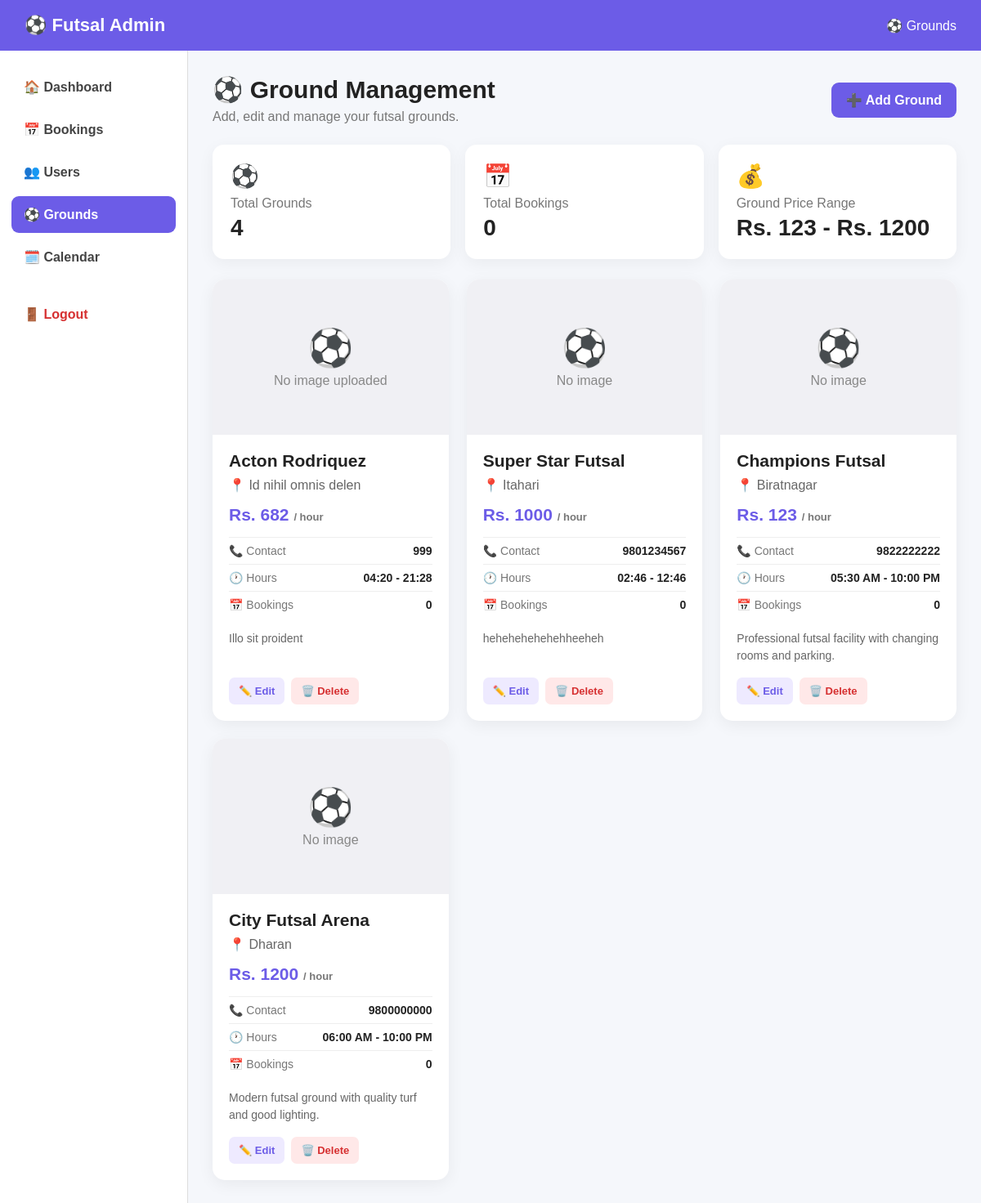
Before: /admin/grounds (signed in) with the older database file.
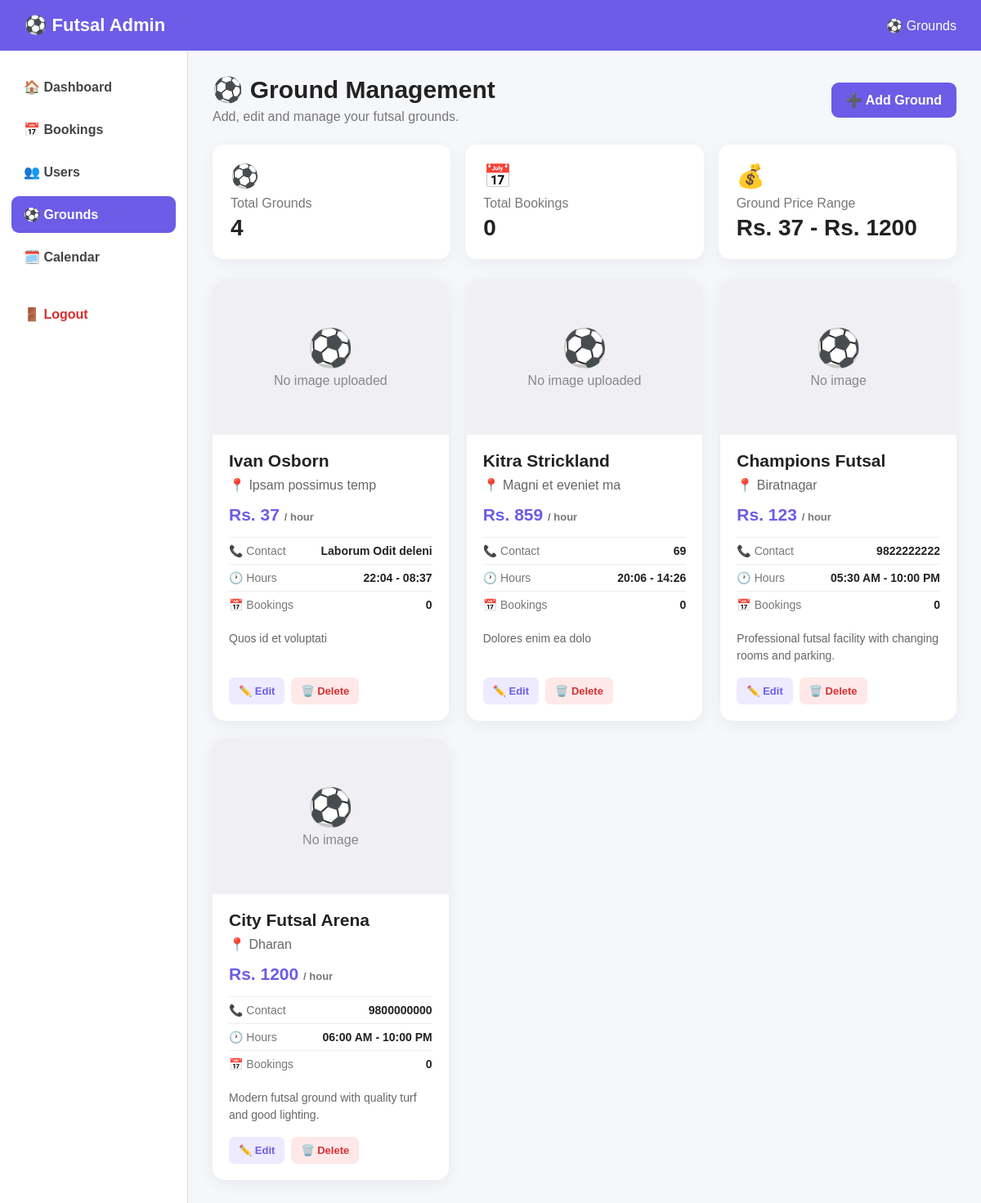
After: the same page with the newer database file.
### tables this page shows
CREATE TABLE grounds (
            id INTEGER PRIMARY KEY AUTOINCREMENT,
            name TEXT NOT NULL,
            location TEXT NOT NULL,
            price INTEGER NOT NULL,
            contact TEXT,
            opening_time TEXT,
            closing_time TEXT,
            description TEXT,
            image TEXT
        );

### app.py (the view)
@app.route("/admin/grounds")
@admin_required
def admin_grounds():
    conn = get_db()
    grounds_list = conn.execute(
        """
        SELECT *
        FROM grounds
        ORDER BY id DESC
        """
    ).fetchall()
    conn.close()
    return render_template(
        "admin/grounds.html",
        grounds=grounds_list
    )

### app.py (called while the page is built, shortened)
def get_db():
    conn = sqlite3.connect(
        DATABASE
    )
    conn.row_factory = sqlite3.Row
    conn.execute(
        "PRAGMA foreign_keys = ON"
    )
    return conn

def admin_required(view_function):
    @wraps(view_function)
    def wrapper(*args, **kwargs):
        return view_function(
            *args,
            **kwargs
        )
    return wrapper

### templates/admin/grounds.html (shortened to what this page needs)
<!DOCTYPE html>
<html lang="en">
<head>
</head>
<body>
<div class="topbar">
    <div class="brand">
        ⚽ Futsal Admin
    </div>
    <div>
        ⚽ Grounds
    </div>
</div>
<div class="layout">
    <aside class="sidebar">
        <a href="{{ url_for('admin_dashboard') }}">
            🏠 Dashboard
        </a>
        <a href="{{ url_for('admin_bookings') }}">
            📅 Bookings
        </a>
        <a href="{{ url_for('admin_users') }}">
            👥 Users
        </a>
        <a href="{{ url_for('admin_grounds') }}" class="active">
            ⚽ Grounds
        </a>
        <a href="{{ url_for('admin_calendar') }}">
            🗓️ Calendar
        </a>
        <a href="{{ url_for('admin_logout') }}" class="logout">
            🚪 Logout
        </a>
    </aside>
    <main class="content">
        <div class="page-header">
            <div>
                <h1>
                    ⚽ Ground Management
                </h1>
                <div class="subtitle">
                    Add, edit and manage your futsal grounds.
                </div>
            </div>
            <a
                href="{{ url_for('admin_add_ground') }}"
                class="add-btn"
            >
                ➕ Add Ground
            </a>
        </div>
        <div class="stats">
            <div class="stat-card">
                <div class="stat-icon">
                    ⚽
                </div>
                <div class="stat-title">
                    Total Grounds
                </div>
                <div class="stat-number">
                    {{ grounds|length }}
                </div>
            </div>
            <div class="stat-card">
                <div class="stat-icon">
                    📅
                </div>
                <div class="stat-title">
                    Total Bookings
                </div>
                <div class="stat-number">
                    {% set total_bookings = namespace(value=0) %}
                    {% for ground in grounds %}
                        {% if ground['booking_count'] is defined %}
                            {% set total_bookings.value =
                                total_bookings.value +
                                (ground['booking_count'] or 0)
                            %}
                        {% endif %}
                    {% endfor %}
                    {{ total_bookings.value }}
                </div>
            </div>
            <div class="stat-card">
                <div class="stat-icon">
                    💰
                </div>
                <div class="stat-title">
                    Ground Price Range
                </div>
                <div class="stat-number">
                    {% if grounds %}
                        Rs.
                        {{
                            grounds
                            |map(attribute='price')
                            |map('float')
                            |min
                            |round(0)
                            |int
                        }}
                        -
                        Rs.
                        {{
                            grounds
                            |map(attribute='price')
                            |map('float')
                            |max
                            |round(0)
                            |int
                        }}
                    {% else %}
                        Rs. 0
                    {% endif %}
                </div>
            </div>
        </div>
        {% if grounds %}
            <div class="grounds-grid">
                {% for ground in grounds %}
                    <div class="ground-card">
                        <div class="ground-image">
                            {% if ground['image'] %}
                                <div
                                    class="no-image"
                                    style="display:none;"
                                >
                                    <div class="no-image-icon">
                                        ⚽
                                    </div>
                                    No image
                                </div>
                            {% else %}
                                <div class="no-image">
                                    <div class="no-image-icon">
                                        ⚽
                                    </div>
                                    No image uploaded
                                </div>
                            {% endif %}
                        </div>
                        <div class="ground-body">
                            <h2 class="ground-name">
                                {{ ground['name'] }}
                            </h2>
                            <div class="location">
                                📍 {{ ground['location'] }}
                            </div>
                            <div class="price">
                                Rs. {{ ground['price']|float|round(0)|int }}
                                <small style="font-size:13px; color:#777;">
                                    / hour
                                </small>
                            </div>
                            <div class="info-row">
                                <span class="info-label">
                                    📞 Contact
                                </span>
                                <span class="info-value">
                                    {% if ground['contact'] %}
                                        {{ ground['contact'] }}
                                    {% else %}
                                        Not provided
                                    {% endif %}
                                </span>
                            </div>
                            <div class="info-row">
                                <span class="info-label">
                                    🕐 Hours
                                </span>
                                <span class="info-value">
                                    {{ ground['opening_time'] or '06:00' }}
                                    -
                                    {{ ground['closing_time'] or '22:00' }}
                                </span>
                            </div>
                            <div class="info-row">
                                <span class="info-label">
                                    📅 Bookings
                                </span>
                                <span class="info-value">
                                    {% if ground['booking_count'] is defined %}
                                        {{ ground['booking_count'] or 0 }}
                                    {% else %}
                                        0
                                    {% endif %}
                                </span>
                            </div>
                            <div class="description">
                                {% if ground['description'] %}
                                    {{ ground['description'] }}
                                {% else %}
                                    No description provided.
                                {% endif %}
                            </div>
                            <div class="actions">
                                <a
                                    href="{{ url_for('admin_edit_ground', ground_id=ground['id']) }}"
                                    class="action-btn edit-btn"
                                >
                                    ✏️ Edit
                                </a>
                                <form
                                    method="POST"
                                    action="{{ url_for('admin_delete_ground', ground_id=ground['id']) }}"
                                    style="display:inline;"
                                    onsubmit="return confirm('Are you sure you want to delete this ground? All bookings for this ground will also be deleted. This action cannot be undone.');"
                                >
                                    <button
                                        type="submit"
                                        class="action-btn delete-btn"
                                    >
                                        🗑️ Delete
                                    </button>
                                </form>
                            </div>
                        </div>
                    </div>
                {% endfor %}
            </div>
        {% endif %}
    </main>
</div>
</body>
</html>

### templates/admin/grounds.html (style rules this page uses)
* { box-sizing: border-box; }
body { margin: 0; font-family: Arial, sans-serif; background: #f5f7fb; color: #222; }
.topbar { background: #6c5ce7; color: white; padding: 18px 30px; display: flex; justify-content: space-between; align-items: center; }
.brand { font-size: 22px; font-weight: bold; }
.layout { display: flex; min-height: calc(100vh - 65px); }
.sidebar { width: 230px; background: white; padding: 22px 14px; border-right: 1px solid #ddd; flex-shrink: 0; }
.sidebar a { display: block; padding: 13px 15px; margin-bottom: 7px; text-decoration: none; color: #444; border-radius: 9px; font-weight: bold; }
.sidebar a.active { background: #6c5ce7; color: white; }
.logout { color: #d63031 !important; margin-top: 25px; }
.content { flex: 1; padding: 30px; min-width: 0; }
.page-header { display: flex; justify-content: space-between; align-items: center; gap: 20px; margin-bottom: 25px; }
h1 { margin: 0; font-size: 30px; }
.subtitle { color: #777; margin-top: 7px; }
.add-btn { display: inline-block; background: #6c5ce7; color: white; text-decoration: none; padding: 12px 18px; border-radius: 9px; font-weight: bold; white-space: nowrap; }
.stats { display: grid; grid-template-columns: repeat(3, 1fr); gap: 18px; margin-bottom: 25px; }
.stat-card { background: white; padding: 22px; border-radius: 14px; box-shadow: 0 5px 20px rgba(0,0,0,.05); }
.stat-icon { font-size: 28px; }
.stat-title { color: #777; margin-top: 8px; }
.stat-number { font-size: 28px; font-weight: bold; margin-top: 5px; }
.grounds-grid { display: grid; grid-template-columns: repeat(3, minmax(0, 1fr)); gap: 22px; }
.ground-card { background: white; border-radius: 15px; overflow: hidden; box-shadow: 0 5px 20px rgba(0,0,0,.06); }
.ground-image { width: 100%; height: 190px; background: #eee; position: relative; overflow: hidden; }
.no-image { width: 100%; height: 100%; display: flex; align-items: center; justify-content: center; flex-direction: column; color: #888; background: #f0f0f4; }
.no-image-icon { font-size: 45px; margin-bottom: 5px; }
.ground-body { padding: 20px; }
.ground-name { margin: 0 0 8px; font-size: 21px; }
.location { color: #666; margin-bottom: 15px; }
.price { color: #6c5ce7; font-size: 21px; font-weight: bold; margin-bottom: 15px; }
.info-row { display: flex; justify-content: space-between; gap: 12px; padding: 8px 0; border-top: 1px solid #eee; font-size: 14px; }
.info-label { color: #777; }
.info-value { font-weight: bold; text-align: right; }
.description { color: #666; font-size: 14px; line-height: 1.5; margin: 15px 0; min-height: 42px; }
.actions { display: flex; gap: 8px; flex-wrap: wrap; margin-top: 16px; }
.action-btn { display: inline-block; border: none; padding: 9px 12px; border-radius: 7px; text-decoration: none; font-weight: bold; cursor: pointer; font-size: 13px; }
.edit-btn { background: #eeeaff; color: #6c5ce7; }
.delete-btn { background: #ffe8e8; color: #d63031; }

Changed rows visible on the page:
removed grounds: name "Super Star Futsal", location "Itahari", price "1000", contact "9801234567", opening_time "02:46", closing_time "12:46", description "hehehehehehehheeheh"
added grounds: shows "No image uploaded", name "Ivan Osborn", location "Ipsam possimus temp", price "37", contact "Laborum Odit deleni", opening_time "22:04", closing_time "08:37", description "Quos id et voluptati"
changed grounds: name "Acton Rodriquez" → "Kitra Strickland"; location "Id nihil omnis delen" → "Magni et eveniet ma"; price "682" → "859"; contact "999" → "69"; opening_time "04:20" → "20:06"; closing_time "21:28" → "14:26"; description "Illo sit proident" → "Dolores enim ea dolo"
Other visible differences:
text no longer shown: "123"
text now shown: "37"
